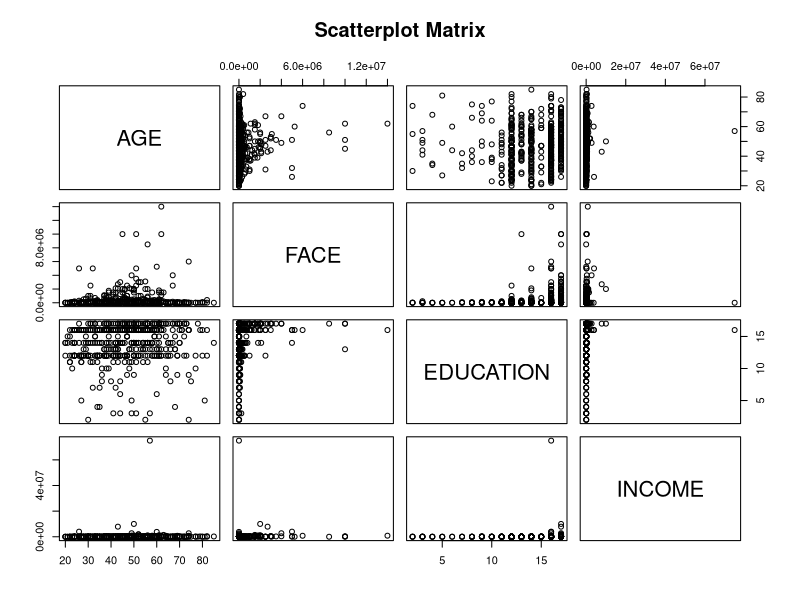
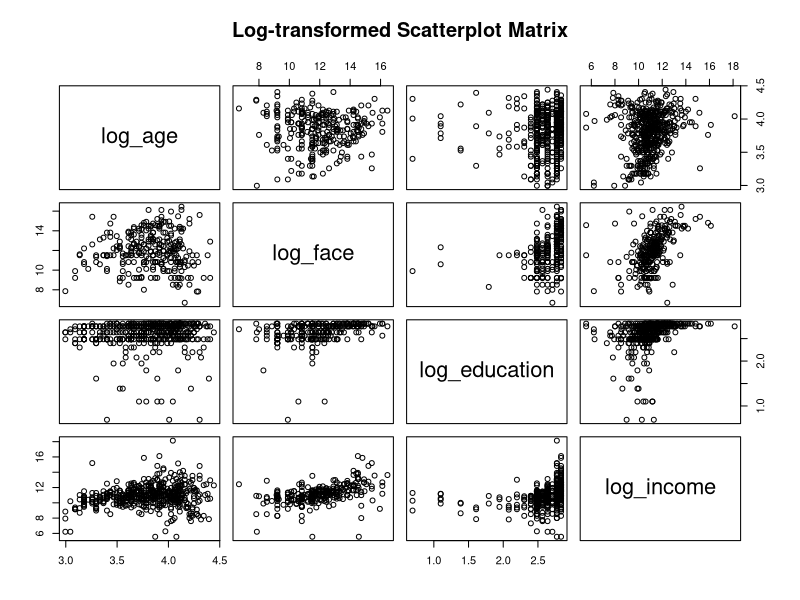
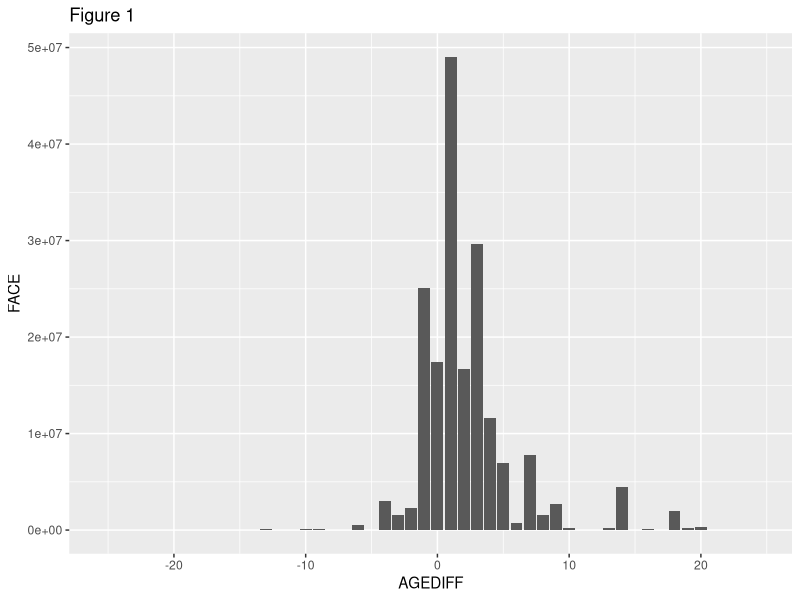
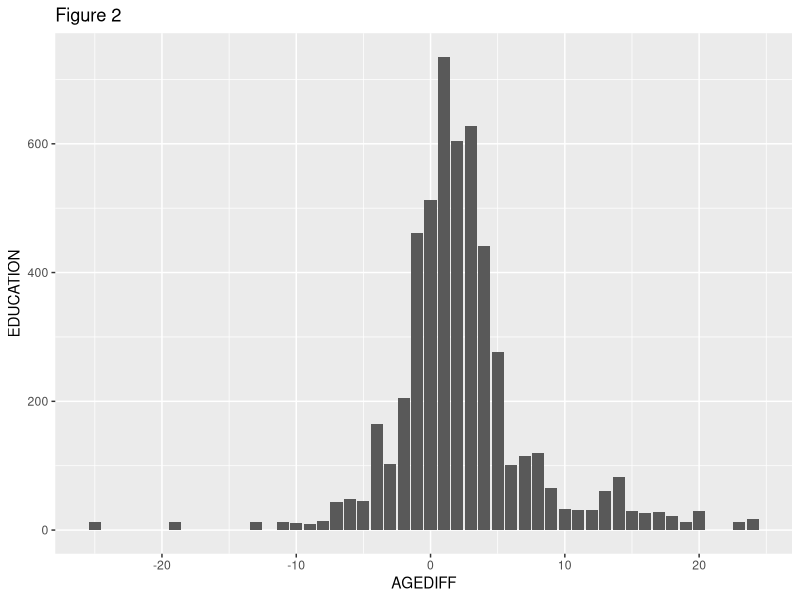
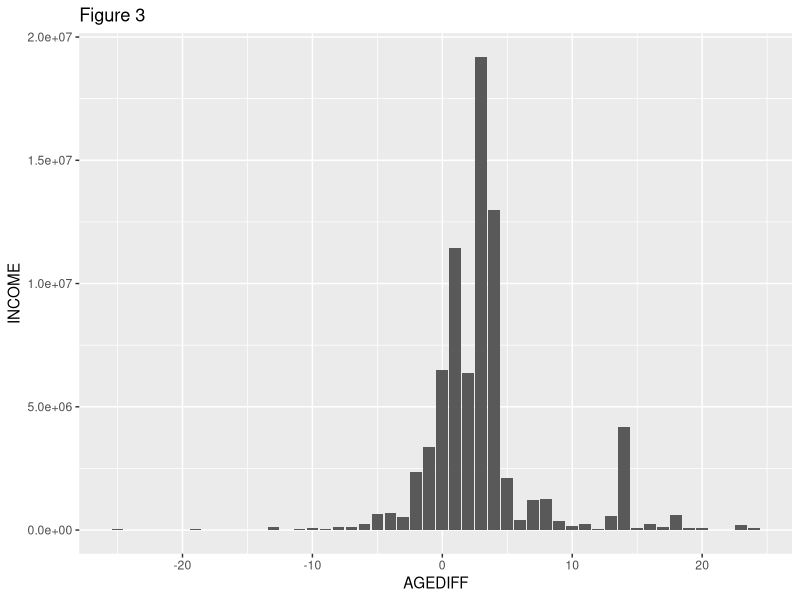
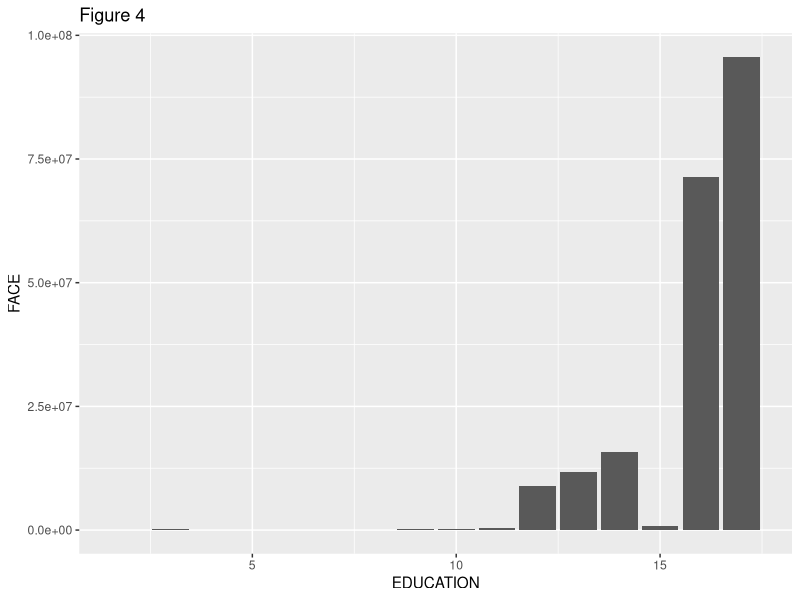
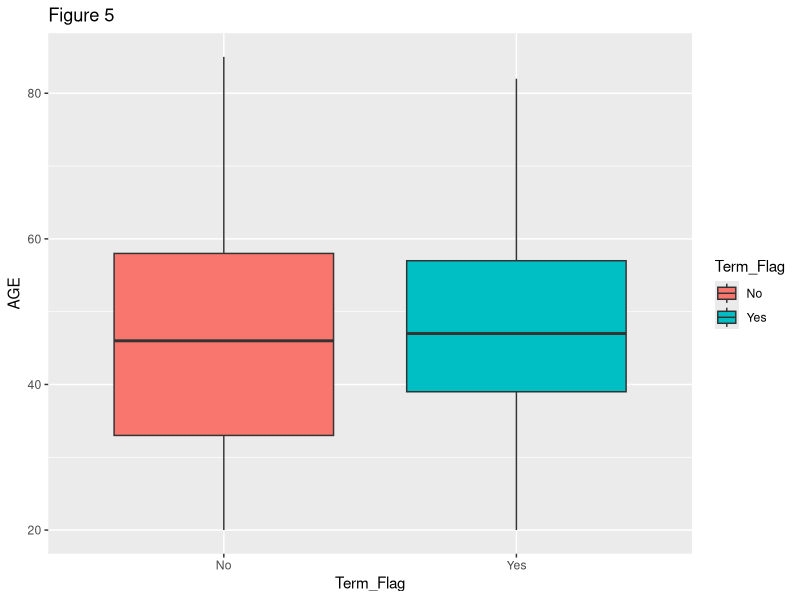
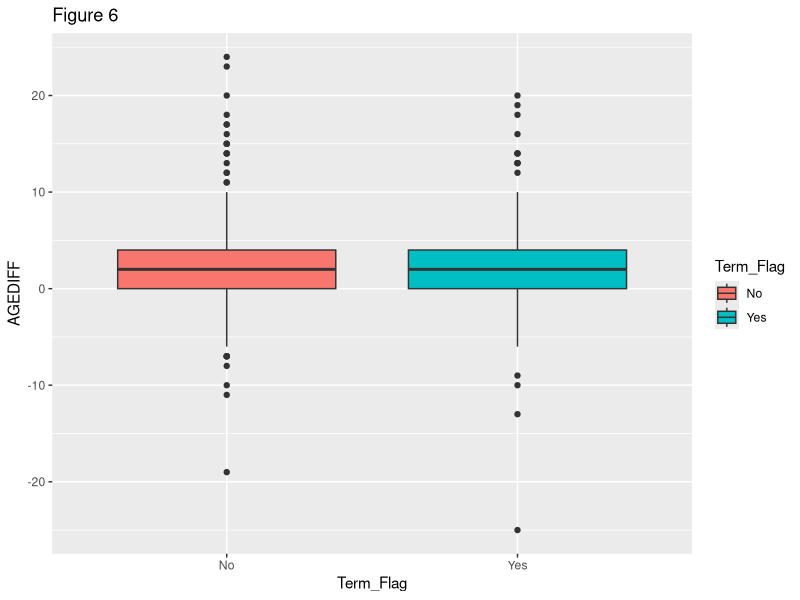

Here is the R script that generated these plots, in order: (Note: this script raises an error after producing the figures.)
## ---- chunk 1
knitr::opts_chunk$set(echo = TRUE)
knitr::opts_chunk$set(digits = 4)
knitr::opts_chunk$set(tidy.opts=list(width.cutoff=60),tidy=TRUE)
## ---- chunk 2
# Libraries
library(e1071)
library(broom)
library(glmnet)
library(plyr)
library(dplyr)
library(ggplot2)
library(tidyverse)
library(randomForest)   # random forest analysis 
library(car)            # vif - variance inflation factor 
library(MASS)           # stepAIC
library(ROCR)           # ROC Curves
library(pROC)           # ROC, AUC
library(caret)          # confusionMatrix
library(mice)
library(quantreg)       # quantile regression 
## ---- chunk 3
# Read in data
#setwd("~/Desktop/Classes/PSTAT 196")
termlife <- read.csv("TermLife.csv")
## ---- chunk 4
# Subset Dataset, Delete Variables 

# ethnicity factor-levels unclear -> toss this variable 
# borrowcvlifepol factor-levels unclear -> toss this variable 
# netvalue factor-levels unclear -> toss this variable 

termlf <- subset(termlife, select = -c(ETHNICITY, NETVALUE, BORROWCVLIFEPOL))
term <- termlf

# Create agediff variable - only for those with spouse 
termlf$AGEDIFF <- ifelse(termlf$MARSTAT==0, NA, termlf$AGE - termlf$SAGE)

# Create edudiff variable - only for those with spouse 
termlf$EDUDIFF <- ifelse(termlf$MARSTAT==0, NA, termlf$EDUCATION - termlf$SEDUCATION)

# Set missing spouse ages to NA
termlf$SAGE[termlf$SAGE == 0] <- NA

# Set missing seducation values to NA
termlf$SEDUCATION[termlf$MARSTAT==0] <- NA

# based on education differences and age differences between interviewer and spouse, maybe possible to assume most responders were male

str(termlf)
attach(termlf)
#continuous variables 
termlife_cont <- data.frame(AGE, EDUCATION, SAGE, AGEDIFF, SEDUCATION, NUMHH, INCOME, TOTINCOME, CHARITY,FACE, FACECVLIFEPOLICIES, CASHCVLIFEPOLICIES)
## ---- chunk 5
summary(termlife_cont)
print("Variance of Variables")
apply(termlife_cont, 2, var)
## ---- chunk 6
catvar <- c("GENDER", "SGENDER", "MARSTAT", "SMARSTAT", "EDUCATION", "SEDUCATION", "EDUDIFF", "NUMHH", "Term_Flag") 
termlife_cat <- termlf[catvar]
termlife_cat <-termlife_cat %>% mutate_each_(funs(factor(.)), catvar) #change into categorical variables
str(termlife_cat)
## ---- chunk 7
# Calculate variable correlation values with a few different approaches to measuring correlation
termlf %>% select_at(vars(AGE,EDUCATION,FACE,INCOME,TOTINCOME,NUMHH,CHARITY,AGEDIFF,Term_Flag)) %>% 
  cor(method = "pearson", use = "complete")
## ---- chunk 8
log_income <- log(INCOME)
log_age <- log(AGE)
log_education <- log(EDUCATION)
log_face <- log(FACE)
pairs(~AGE + FACE + EDUCATION + INCOME, data = termlf, main = "Scatterplot Matrix")
## ---- chunk 9
pairs(~log_age + log_face + log_education + log_income, main = "Log-transformed Scatterplot Matrix")
## ---- chunk 10
### Graphs of Variable Relationships (Figures 1-4)
termlf %>% ggplot(aes(x = AGEDIFF, y = FACE)) + geom_bar(stat = "identity") + labs(title = "Figure 1")
termlf %>% ggplot(aes(x = AGEDIFF, y = EDUCATION)) + geom_bar(stat = "identity") + labs(title = "Figure 2")
termlf %>% ggplot(aes(x = AGEDIFF, y = INCOME)) + geom_bar(stat = "identity") + labs(title = "Figure 3")
termlf %>% ggplot(aes(x = EDUCATION, y = FACE)) + geom_bar(stat = "identity") + labs(title = "Figure 4")
## ---- chunk 11
### Box Plots of Variables vs Term_Flag (Figure 5-8)
termlf$Term_Flag <- factor(Term_Flag, levels = c(0, 1), labels = c("No", "Yes"))
age <- ggplot(termlf, aes(x = Term_Flag, y = AGE, fill = Term_Flag)) + geom_boxplot() + labs(title = "Figure 5")
age

AGEDIFFs <- ggplot(termlf, aes(x = Term_Flag, y = AGEDIFF, fill = Term_Flag)) + geom_boxplot() + labs(title = "Figure 6")
AGEDIFFs

edu <- ggplot(termlf, aes(x = Term_Flag, y = EDUCATION, fill = Term_Flag)) + geom_boxplot() + labs(title = "Figure 7")
edu

numh <- ggplot(termlf, aes(x = Term_Flag, y = NUMHH, fill = Term_Flag)) + geom_boxplot() + labs(title = "Figure 8")
numh
## ---- chunk 12
## Histograms (Figures 9-14)
# AGE Density Histogram 
ggplot(termlf) +
  geom_histogram(mapping = aes(x = AGE,y = ..density..),binwidth = 2,na.rm = T) +
  geom_density(mapping = aes(x = AGE, y = ..density..), col="red") +
  labs(title = "Figure 9. Histogram of AGE")


# SAGE Density Histogram 
ggplot(termlf) +
  geom_histogram(mapping = aes(x = SAGE,y = ..density..),binwidth = 3,na.rm = T) +
  geom_density(mapping = aes(x = SAGE, y = ..density..), col="red") +
  labs(title = "Figure 10. Histogram of SAGE")

# EDUCATION Density Histogram 
ggplot(termlf) +
  geom_histogram(mapping = aes(x = EDUCATION,y = ..density..),binwidth = 2,na.rm = T) +
  geom_density(mapping = aes(x = EDUCATION, y = ..density..), col="red") +
  labs(title = "Figure 11. Histogram of EDUCATION")

# SEDUCATION Density Histogram 
ggplot(termlf) +
  geom_histogram(mapping = aes(x = SEDUCATION,y = ..density..),binwidth = 2,na.rm = T) +
  geom_density(mapping = aes(x = SEDUCATION, y = ..density..), col="red") +
  labs(title = "Figure 12. Histogram of SEDUCATION")

ggplot(termlf) +
  geom_histogram(mapping = aes(x = AGEDIFF,y = ..density..),binwidth = 4,na.rm = T) +
  geom_density(mapping = aes(x = AGEDIFF, y = ..density..), col="red") +
  labs(title = "Figure 13. Histogram of AGEDIFF")

ggplot(termlf) +
  geom_histogram(mapping = aes(x = EDUDIFF,y = ..density..),binwidth = 1,na.rm = T) +
  geom_density(mapping = aes(x = EDUDIFF, y = ..density..), col="red") +
  labs(title = "Figure 14. Histogram of EDUDIFF")

## ---- chunk 13
### Zoomed into histograms (Figures 15-21)
ggplot(termlf) + 
  geom_histogram(mapping = aes(x = INCOME, y = ..density..)) +
  geom_density(mapping = aes(x = INCOME, y = ..density..), col = "red") + 
  xlim(0, 200000) + labs(title = "Figure 16. Histogram of INCOME")

ggplot(termlf) + 
  geom_histogram(mapping = aes(x = TOTINCOME, y = ..density..)) +
  geom_density(mapping = aes(x = TOTINCOME, y = ..density..), col = "red") + 
  xlim(0, 200000) + ylim(0, 1e-5) + labs(title = "Figure 17. Histogram of TOTINCOME")

ggplot(termlf) + 
  geom_histogram(mapping = aes(x = CHARITY, y = ..density..)) +
  geom_density(mapping = aes(x = CHARITY, y = ..density..), col = "red") + 
  xlim(0, 50000) + ylim(0, 3e-5) + labs(title = "Figure 18. Histogram of CHARITY")

ggplot(termlf) + 
  geom_histogram(mapping = aes(x = FACE, y = ..density..)) +
  geom_density(mapping = aes(x = FACE, y = ..density..), col = "red") +
  xlim(0, 50000) + labs(title = "Figure 19. Histogram of FACE")

ggplot(termlf) + 
  geom_histogram(mapping = aes(x = FACECVLIFEPOLICIES, y = ..density..)) +
  geom_density(mapping = aes(x = FACECVLIFEPOLICIES, y = ..density..), col = "red") +
  xlim(0, 100000) + ylim(0, 0.00005) + labs(title = "Figure 20. Histogram of FACECVLIFEPOLICIES")

ggplot(termlf) + 
  geom_histogram(mapping = aes(x = CASHCVLIFEPOLICIES, y = ..density..)) +
  geom_density(mapping = aes(x = CASHCVLIFEPOLICIES, y = ..density..), col = "red") +
  xlim(0, 6500) + labs(title = "Figure 21. Histogram of CASHCVLIFEPOLICIES")

#***Note: Warning message "Removed n rows containing non-finite values..." just means that because we zoomed into the histogram, we cannot see the n number of observations because they are outside the bounds of the axes. 

## ---- chunk 14
### Graphs Illustrating Relationships of Term_Flag (variable indicating purchase) and Other Variables 
# Subset Dataset, Delete Variables 

# ethnicity factor-levels unclear -> toss this variable 
# borrowcvlifepol factor-levels unclear -> toss this variable 
# netvalue factor-levels unclear -> toss this variable 

termlf <- subset(termlife, select = -c(ETHNICITY, NETVALUE, BORROWCVLIFEPOL))

# based on education differences and age differences between interviewer and spouse, maybe possible to assume most responders were male

#continuous variables 
termlife_cont <- data.frame(AGE, EDUCATION, SAGE, AGEDIFF, SEDUCATION, NUMHH, INCOME, TOTINCOME, CHARITY,FACE, FACECVLIFEPOLICIES, CASHCVLIFEPOLICIES)
yes_cat <- termlife_cat[which(termlf$Term_Flag == 1),]
EDU_yes <- data.frame(table(yes_cat$EDUCATION))
colnames(EDU_yes) <- c("Education", "Freq")
ggplot(EDU_yes, aes(x=Education, y=Freq, fill=Education)) + geom_bar(width = 1, stat = "identity") + labs(title = "Figure 22")

marstat_yes <- data.frame(table(yes_cat$MARSTAT))
colnames(marstat_yes) <- c("Marital_Status", "Freq")
ggplot(marstat_yes, aes(x = Marital_Status, y = Freq, fill = Marital_Status)) + geom_bar(width = 1, stat = "identity") + labs(title = "Figure 23")

gender_cat <- data.frame(table(yes_cat$GENDER))
colnames(gender_cat) <- c("Gender", "Freq")
ggplot(gender_cat, aes(x = Gender, y = Freq, fill = Gender)) + geom_bar(width = 1, stat = "identity") + labs(title = "Figure 24")

numhh_yes <- data.frame(table(yes_cat$NUMHH))
colnames(numhh_yes) <- c("Number_of_Household_Members", "Freq")
ggplot(numhh_yes, aes(x =Number_of_Household_Members, y = Freq), fill = Number_of_Household_Members) + geom_bar(width = 1, stat = "identity") + labs(title = "Figure 25")
## ---- chunk 15
# Subset Dataset, Delete Variables 

# ethnicity factor-levels unclear -> toss this variable 
# borrowcvlifepol factor-levels unclear -> toss this variable 
# netvalue factor-levels unclear -> toss this variable 

termlf <- subset(termlife, select = -c(ETHNICITY, NETVALUE, BORROWCVLIFEPOL))
catvar <- c("GENDER", "SGENDER", "MARSTAT", "SMARSTAT", "Term_Flag") 
term <- term %>% mutate_each_(funs(factor(.)), catvar) #change into categorical variables

# Create agediff variable - only for those with spouse 
termlf$AGEDIFF <- ifelse(termlf$MARSTAT==0, NA, termlf$AGE - termlf$SAGE)

# Create edudiff variable - only for those with spouse 
termlf$EDUDIFF <- ifelse(termlf$MARSTAT==0, NA, termlf$EDUCATION - termlf$SEDUCATION)

# Set missing spouse ages to NA
termlf$SAGE[termlf$SAGE == 0] <- NA

# Set missing seducation values to NA
termlf$SEDUCATION[termlf$MARSTAT==0] <- NA

# Data Frame Preview 
str(termlf)

#continuous variables 
termlife_cont <- data.frame(AGE, EDUCATION, SAGE, AGEDIFF, SEDUCATION, NUMHH, INCOME, TOTINCOME, CHARITY,
                            FACE, FACECVLIFEPOLICIES, CASHCVLIFEPOLICIES)
## ---- chunk 16
term <- termlf

term$SAGE[is.na(term$SAGE)] <- 0
term$SEDUCATION[is.na(term$SEDUCATION)] <- 0
term$AGEDIFF[is.na(term$AGEDIFF)] <- 0
term$EDUDIFF[is.na(term$EDUDIFF)] <- 0

catvar <- c("GENDER", "SGENDER", "MARSTAT", "SMARSTAT", "Term_Flag") 
term <- term %>% mutate_each(funs(factor(.)), catvar) #change into categorical variables

# Split - Purchase, non-Purchase
term_p <- term[ which(term$Term_Flag == 1),]
term_np <- term[ which(term$Term_Flag == 0),]

### Split - Train/Test - purchasers
set.seed(1)
indLR_p <- sample(2, nrow(term_p), replace = T, prob = c(0.7, 0.3))  # split data into test set and training set (ratio: 70% training, 30% test)
traindataLR_p <- term_p[indLR_p == 1,]
testdataLR_p <- term_p[indLR_p == 2,]

### Split - Train/Test - non-purchasers 
set.seed(1)
indLR_np <- sample(2, nrow(term_np), replace = T, prob = c(0.7, 0.3))  # split data into test set and training set (ratio: 70% training, 30% test)
traindataLR_np <- term_np[indLR_np == 1,]
testdataLR_np <- term_np[indLR_np == 2,]

# Combine Train Sets - purchasers, non-purchasers
train_full <- rbind(traindataLR_p, testdataLR_np)

# Combine Test Sets - purchasers, non-purchasers 
test_full <- rbind(testdataLR_p, testdataLR_np)
## ---- chunk 17
# Random Forest Model 

# Tree functions
varsTree <- Term_Flag ~ . -FACE

# Applying the algorithm
treeRF <- randomForest(varsTree, data = train_full, ntree=100, proximity = T) # importance = T ? 

# Importance of each variable
term.imp <- varImpPlot(treeRF, main = "Importance of each variable")
# Variable Importance Measure: Mean Decrease in Gini Index 
importance(treeRF)

# Class Prediction Object / ROC Curve
pred.rf = predict(treeRF, test_full, type="prob")
pred.rf = prediction(pred.rf[,2], test_full$Term_Flag)
perf.rf = performance(pred.rf, measure="tpr", x.measure="fpr")
plot(perf.rf, col=2, lwd=3, main="Life Insurance Purchaser: ROC Curve for Random Forest")
abline(0,1)

# AUC
auc.glmRF = performance(pred.rf, "auc")@y.values
auc.glmRF

# Confusion Matrix
pred.rf = predict(treeRF, test_full, type="response")
confusionMatrix(pred.rf, test_full$Term_Flag)
## ---- chunk 18
# Use Alias/VIF to eliminate multicollinearity in predictors 

# start here // face correlated with response; agediff, edudiff correlated w/ indep vars
term.lrm.r1 <-glm(Term_Flag ~ . -FACE-AGEDIFF-EDUDIFF, data=train_full, family=binomial(link = "logit")) 

#vif(term.lrm.r1)    # fails with error - b/c of perfect correlation / alias 

alias(term.lrm.r1)  # check problematic variables 

# problematic variables removed 
term.lrm.r2 <-glm(Term_Flag ~ . -FACE-AGEDIFF-EDUDIFF-SMARSTAT-SGENDER, data=train_full, family=binomial(link = "logit"))      

vif(term.lrm.r2)    # shows us SAGE and SEDUCATION are also too highly correlated

# MODEL 1: base model - removed all spouse vars b/c multicollinearity - FULL MODEL
term.lrm.r3 <-glm(Term_Flag ~ . -FACE-AGEDIFF-EDUDIFF-SMARSTAT-SGENDER-SAGE-SEDUCATION, data=train_full, family=binomial(link = "logit")) 

vif(term.lrm.r3) # in the clear, no further significant multicollinearity

#summary(term.lrm.r3)

# MODEL 2: reduced model
term.lrm.r4 <-glm(Term_Flag ~ . -FACE-AGEDIFF-EDUDIFF-SMARSTAT-SGENDER-SAGE-SEDUCATION-FACECVLIFEPOLICIES-TOTINCOME-NUMHH, data=train_full, family=binomial(link = "logit")) 

# MODEL 3: log AGE predictor model
logistic_model <-glm(Term_Flag ~ . -FACE-AGEDIFF-EDUDIFF-SMARSTAT-SGENDER-SAGE-SEDUCATION-FACECVLIFEPOLICIES-TOTINCOME-NUMHH-AGE+log(AGE), data=train_full, family=binomial(link = "logit")) 
## ---- chunk 19
# Logistic ROC Curves
pred.glm1 = predict(term.lrm.r3, test_full, type="response")
predict.glm1 = prediction(pred.glm1, test_full$Term_Flag)
perf.glm1 = performance(predict.glm1, measure="tpr", x.measure="fpr")

pred.glm2 = predict(term.lrm.r4, test_full, type="response")
predict.glm2 = prediction(pred.glm2, test_full$Term_Flag)
perf.glm2 = performance(predict.glm2, measure="tpr", x.measure="fpr")

pred.glm3 = predict(logistic_model, test_full, type="response")
predict.glm3 = prediction(pred.glm3, test_full$Term_Flag)
perf.glm3 = performance(predict.glm3, measure="tpr", x.measure="fpr")

plot(perf.glm1, col="orange", lwd=2, main="ROC Curve Logistic Models")
plot(perf.glm2, col="purple", lwd=2, main="ROC Curve Logistic Models", add="T")
plot(perf.glm3, col = "green", lwd = 2, main = "ROC Curve Logistic Models", add = "T")
legend("bottomright", inset = .05, legend=c("Model 1: Full Model", "Model 2: Reduced Model","Model 3: Reduced log(AGE) Model "), col=c("orange", "purple", "green"), lty=1, cex=0.75, xjust = 1)
abline(0,1)
## ---- chunk 20
test_full = test_full %>%
mutate(Term_Flag=as.factor(ifelse(Term_Flag==0,"No", "Yes")))
pred.logistic1_table <- ifelse(pred.glm1 > 0.5, "Yes", "No")
table(pred=pred.logistic1_table, true=test_full$Term_Flag)
pred.logistic2_table <- ifelse(pred.glm2>0.5, "Yes", "No")
table(pred = pred.logistic2_table, true = test_full$Term_Flag)
pred.logistic3_table <- ifelse(pred.glm3 > 0.5, "Yes", "No")
table(pred = pred.logistic3_table, true = test_full$Term_Flag)
## ---- chunk 21
auc.logistic1 <- performance(predict.glm1,"auc")@y.values[[1]]
auc.logistic2 <- performance(predict.glm2,"auc")@y.values[[1]]
auc.logistic3 <- performance(predict.glm3,"auc")@y.values[[1]] 
cat("AUC for logistic regression model 1:", auc.logistic1) 
cat("AUC for logistic regression model 2:", auc.logistic2) 
cat("AUC for logistic regression model 3:", auc.logistic3) 
## ---- chunk 22
summary(logistic_model)
## ---- chunk 23
probit_model <-glm(Term_Flag ~ . -FACE-SMARSTAT-SGENDER-SAGE-SEDUCATION-FACECVLIFEPOLICIES-TOTINCOME-NUMHH-AGE+log(AGE), data = train_full , family = binomial(link = "probit")) 
summary(probit_model)
## ---- chunk 24
cloglog_model <-glm(Term_Flag ~ . -FACE-SMARSTAT-SGENDER-SAGE-SEDUCATION-FACECVLIFEPOLICIES-TOTINCOME-NUMHH-AGE+log(AGE), data = train_full , family = binomial(link = "cloglog")) 
summary(cloglog_model)
## ---- chunk 25
plot(logistic_model$fitted.values, probit_model$fitted.values,
xlab = "Logit Fitted Values", ylab = "Probit Fitted Values",
main = "Logit vs. Probit Fitted Values", pch=19, cex=0.2)
abline(a=0, b=1, col="red")
## ---- chunk 26
plot(logistic_model$fitted.values, cloglog_model$fitted.values,
xlab = "Logit Fitted Values", ylab = "C-Log-Log Fitted Values",
main = "Logit vs. C-Log-Log Fitted Values", pch=19, cex=0.2)
abline(a=0, b=1, col="red")
## ---- chunk 27
prob.logistic <- predict(logistic_model, test_full, type = "response")
prediction.logistic <- prediction(prob.logistic, test_full$Term_Flag)
perf.logistic <- performance(prediction.logistic, measure = "tpr", x.measure = "fpr")
prob.probit <- predict(probit_model, test_full, type="response")
prediction.probit <- prediction(prob.probit, test_full$Term_Flag)
perf.probit <- performance(prediction.probit, measure = "tpr", x.measure = "fpr")
prob.cloglog <- predict(cloglog_model, test_full, type="response")
prediction.cloglog <- prediction(prob.cloglog, test_full$Term_Flag)
perf.cloglog <- performance(prediction.cloglog, measure = "tpr", x.measure = "fpr")
plot(perf.logistic, col="blue", lwd=2, main="ROC Curve")
plot(perf.probit, col="red", lwd=2, main="ROC Curve", add="T")
plot(perf.cloglog, col = "green", lwd = 2, main = "ROC Curve", add = "T")
legend("bottomright", inset = .05, legend=c("Logistic Regression", "Probit Regression","C-Log-Log Regression"),
col=c("blue", "red", "green"), lty=1, cex=1)
abline(0,1)
## ---- chunk 28
prediction.logistic_table <- ifelse(prob.logistic > 0.5, "Yes", "No")
table(pred=prediction.logistic_table, true=test_full$Term_Flag)
prediction.probit_table <- ifelse(prob.probit>0.5, "Yes", "No")
table(pred = prediction.probit_table, true = test_full$Term_Flag)
prediction.cloglog_table <- ifelse(prob.cloglog > 0.5, "Yes", "No")
table(pred = prediction.cloglog_table, true = test_full$Term_Flag)
## ---- chunk 29
auc.logistic <- performance(prediction.logistic,"auc")@y.values[[1]]
auc.probit <- performance(prediction.probit,"auc")@y.values[[1]]
auc.cloglog <- performance(prediction.cloglog,"auc")@y.values[[1]] 
cat("AUC for logistic regression:", auc.logistic) 
cat("AUC for probit regression:", auc.probit) 
cat("AUC for c-log-log regression:", auc.cloglog) 
## ---- chunk 30
ks_logistic=max(attr(perf.logistic,'y.values')[[1]]-attr(perf.logistic,'x.values')[[1]])
plot(perf.logistic,main=paste0('Logistic KS=',round(ks_logistic*100,1),'%'))
lines(x = c(0,1),y=c(0,1))


ks_probit=max(attr(perf.probit,'y.values')[[1]]-attr(perf.probit,'x.values')[[1]])
plot(perf.probit,main=paste0('Probit KS=',round(ks_probit*100,1),'%'))
lines(x = c(0,1),y=c(0,1))


ks_cloglog=max(attr(perf.cloglog,'y.values')[[1]]-attr(perf.cloglog,'x.values')[[1]])
plot(perf.cloglog,main=paste0('C-Log-Log KS=',round(ks_cloglog*100,1),'%'))
lines(x = c(0,1),y=c(0,1))
## ---- chunk 31
termlf$FACE[termlf$FACE == 0] <- NA
log_face <- log(termlf$FACE)
taus <- c(0.2,0.4,0.5,0.8)
qr_multiple <- rq(FACE~EDUCATION + AGE + INCOME + TOTINCOME + NUMHH, data = termlf, tau = taus)
qr_multiple_log <- rq(log_face~EDUCATION + AGE + INCOME + TOTINCOME + NUMHH +
                        MARSTAT + SMARSTAT + CHARITY +
                        FACECVLIFEPOLICIES + CASHCVLIFEPOLICIES, data = termlf, tau = taus)
summary(qr_multiple_log)
coef(qr_multiple_log)
## ---- chunk 32
QR_education <- rq(log_face~EDUCATION, data = termlf, tau = taus)
QR_AGE <- rq(log_face~AGE, data = termlf, tau = taus)
QR_INCOME <- rq(log_face~INCOME, data = termlf, tau = taus)
## ---- chunk 33
QR_TOTINCOME <- rq(log_face~TOTINCOME, data = termlf, tau = taus)
QR_NUMHH <- rq(log_face~NUMHH, data = termlf, tau = taus)
QR_marital_status <- rq(log_face~MARSTAT,data=termlf, tau = taus)
QR_spouse_marital_status <- rq(log_face~SMARSTAT, data = termlf, tau = taus)
QR_charity <- rq(log_face~CHARITY, data = termlf, tau = taus)

## ---- chunk 34
plot(summary(QR_education), parm = "EDUCATION")
## ---- chunk 35
plot(summary(QR_AGE), parm = "AGE")
## ---- chunk 36
plot(summary(QR_INCOME), parm = "INCOME")
## ---- chunk 37
plot(summary(QR_NUMHH), parm = "NUMHH")
## ---- chunk 38
plot(summary(QR_marital_status), parm = "MARSTAT")
## ---- chunk 39
plot(summary(QR_spouse_marital_status), parm = "SMARSTAT")
## ---- chunk 40
plot(summary(QR_charity), parm = "CHARITY")
## ---- chunk 41
purchased <- which(termlf$Term_Flag == 1) #subset out rows that purchased insurance
termlf.p <- termlf[purchased,]
termlf.p <- termlf.p %>% mutate_each_(funs(factor(.)), c("GENDER", "MARSTAT", "NUMHH"))
remove <- c(5:8, 16:18)
termlf.p <- termlf.p[-remove]
colnames(termlf.p)
termlf.p$FACE <- log(termlf.p$FACE)
ggplot(termlf.p) + 
  geom_histogram(mapping = aes(x = FACE, y = ..density..)) +
  geom_density(mapping = aes(x = FACE, y = ..density..), col = "red") + labs(title = "Figure 19. Histogram of FACE")
x <- model.matrix(termlf.p$FACE ~., data = termlf.p)[,-9]
y <- termlf.p$FACE
set.seed(45)
train_index <- sample(1:nrow(x), nrow(x) * 0.7) 
test_index <- (-train_index)
x_train <- x[train_index,]
y_train <- y[train_index]
y_test <- y[test_index]
x_test <- x[test_index,]
cv_ridge <- cv.glmnet(x_train, y_train, alpha = 0) #perform cross-validation
ridge_opt_lambda <- cv_ridge$lambda.min
plot(cv_ridge)
abline(v = log(cv_ridge$lambda.min), col="red", lwd=3, lty=2)
ridge_fit <- glmnet(x_train, y_train, alpha = 0, lambda = ridge_opt_lambda)
ridge_pred <- predict(ridge_fit, s = ridge_opt_lambda, newx = x_test)
predict(ridge_fit, type = "coefficients",s = ridge_opt_lambda)[1:19,]
print("Ridge Regression Test MSE")
mean((ridge_pred - y_test)^2) #MSE
print("Ridge Regression Predictions Average Percent Error")
mean((ridge_pred - y_test)/y_test) #average percent error
test_labels <- as.data.frame(y_test) 
ridge_pred <- as.data.frame(unlist(ridge_pred))
predtrue <- data.frame(test_labels, ridge_pred)
str(predtrue)
(ggplot(data = predtrue, aes(x = test_labels, y = ridge_pred)) + geom_point() + geom_abline(slope = 1, color = "red") + labs(title = "Ridge Regression Prediction Performance") + xlab("True Values") + ylab("Ridge Predicted Values"))
## ---- chunk 42
cv_lasso <- cv.glmnet(x_train, y_train, alpha = 1)
plot(cv_lasso)
abline(v = log(cv_lasso$lambda.min), col="red", lwd=3, lty=2)
lasso_opt_lambda <- cv_lasso$lambda.min
lasso_fit <- glmnet(x_train, y_train, alpha = 1, lambda = lasso_opt_lambda)
lasso_pred <- predict(lasso_fit, s = lasso_opt_lambda, newx = x_test)
predict(lasso_fit, type = "coefficients", s = lasso_opt_lambda)
print("Lasso Regression Test MSE")
mean((lasso_pred - y_test)^2) #MSE
print("Lasso Regression Predictions Average Percent Error")
mean((lasso_pred - y_test)/y_test) #average percent error
test_labels <- as.data.frame(y_test) 
predtrue <- data.frame(test_labels, lasso_pred)
(ggplot(data = predtrue, aes(x = test_labels, y = lasso_pred)) + geom_point() + geom_abline(slope = 1, color = "red") + labs(title = "Lasso Regression Prediction Performance") + xlab("True Values") + ylab("Lasso Predicted Values"))
